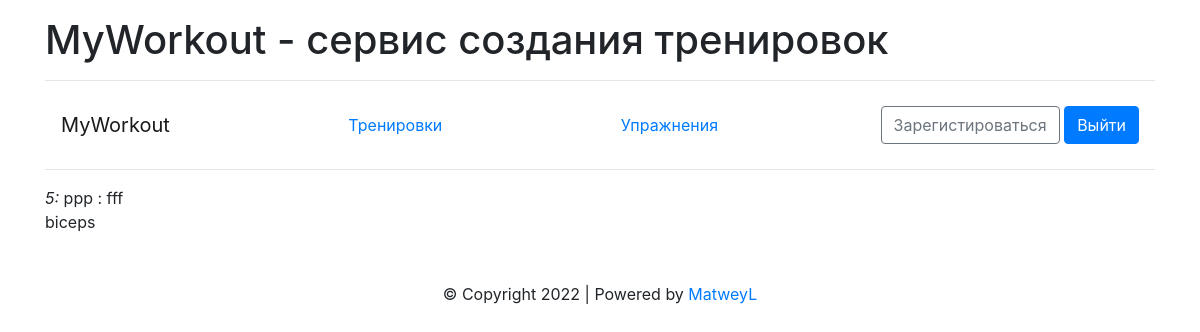
The page /exercises/5 (signed in) on the database its author committed.
### app/models/base.py (models this page shows)
class Exercise(db.Model, Base):
    id = db.Column(db.Integer, primary_key=True, index=True, autoincrement=True)
    myworkout_user_id = db.Column(db.Integer, db.ForeignKey('myworkout_user.id'), nullable=True)
    name = db.Column(db.String(64), nullable=False)
    description = db.Column(db.Text, nullable=True)
    timestamp = db.Column(db.DateTime, default=datetime.datetime.utcnow())

class Muscle(db.Model, Base):
    id = db.Column(db.Integer, primary_key=True, index=True, autoincrement=True)
    name = db.Column(db.String(64), nullable=False)
    description = db.Column(db.Text, nullable=True)
    timestamp = db.Column(db.DateTime, default=datetime.datetime.utcnow())

### app/web/exercise.py (the view)
@exercise.route('/<int:exercise_id>',  methods=["GET"])
def get_exercise(exercise_id):
    e_crud = ExerciseCRUD()
    user_id = current_user.id
    exercise_ = e_crud.get_by_id(user_id, exercise_id)
    e_m_crud = ExerciseMuscleCRUD()
    m_crud = MuscleCRUD()
    exercise_.muscles = m_crud.get_by_ids(e_m_crud.get_muscles_ids(exercise_id))
    return render_template("exercise/exercise.html", exercise=exercise_)

### app/crud/exercise.py (called while the page is built)
    def get_by_id(self, user_id, exercise_id):
        return db.session.execute(db.select(Exercise).filter(Exercise.myworkout_user_id == user_id,
                                                                     Exercise.id == exercise_id)).scalar()

### app/crud/exercise_muscle.py (called while the page is built)
    def get_muscles_ids(self, exercise_id):
        ems = db.session.execute(db.select(ExerciseMuscle).filter_by(exercise_id=exercise_id)).scalars()
        muscles_ids = [em.muscle_id for em in ems]
        return muscles_ids

### app/crud/muscule.py (called while the page is built)
    def get_by_id(self, muscle_id):
        return db.session.execute(db.select(Muscle).filter(Muscle.id == muscle_id)).scalar()

    def get_by_ids(self, muscles_ids):
        muscles = [self.get_by_id(muscle_id) for muscle_id in muscles_ids]
        return muscles

### app/utils/base.py (called while the page is built)
    def __call__(cls, *args, **kwargs):
        if cls not in cls._instances:
            cls._instances[cls] = super(Singleton, cls).__call__(*args, **kwargs)
        return cls._instances[cls]

### app/web/auth.py (called while the page is built)
@login_manager.user_loader
def load_user(user_id):
    return MyworkoutUser.query.get(user_id)

### app/web/exercise.py (called while the page is built)
@exercise.before_request
def check_authorization():
    if current_user.is_anonymous:
        return redirect(url_for("auth.login"))

### app/web/templates/exercise/exercise.html
{% extends "layouts/base.html" %}
{% block content %}
    {% if exercise %}
            <div>
              <em>{{ exercise.id }}:</em> {{ exercise.name }} : {{ exercise.description }}
                {% if exercise.muscles %}
                    {% for muscle in exercise.muscles %}
                        <div>{{ muscle.name }}</div>
                    {% endfor %}
                {% endif %}
            </div>
    {% endif %}
{% endblock %}

### rows shown on the page
Exercise: id "5", name "ppp", description "fff"
Muscle: name "biceps"
